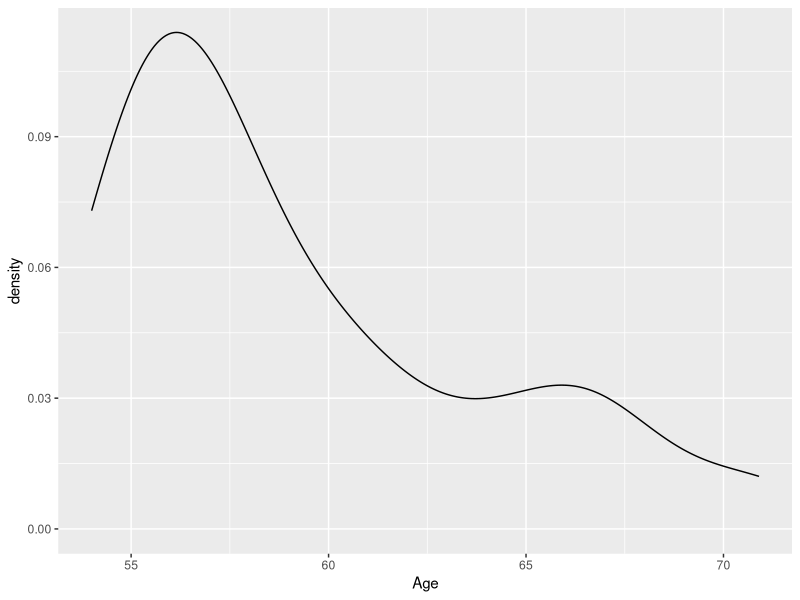
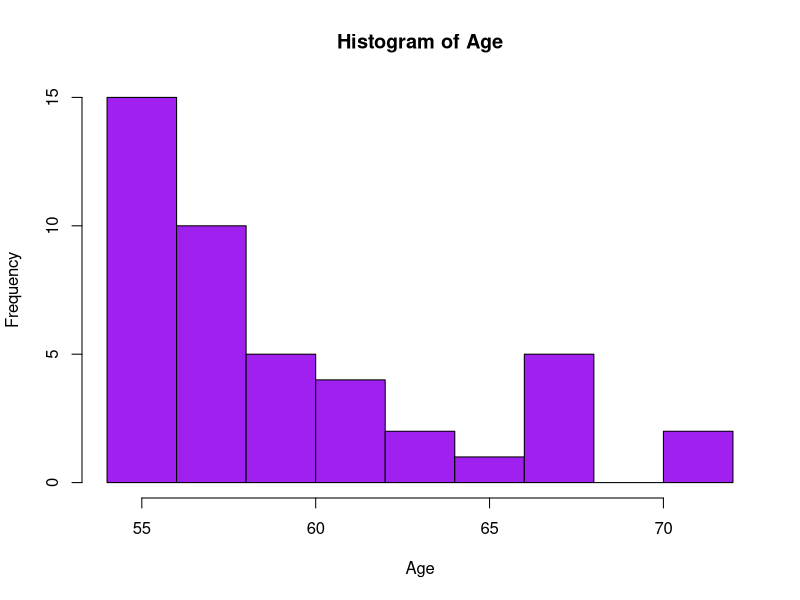

These figures' R source, in order:
library(tidyverse)
setwd("~/Desktop/D2M")
# reading in my csv file
read_csv("SterettD2M.csv")
# assigning this function as thesisdata 
thesisdata <- read_csv("SterettD2M.csv")
# looking at tibble of data
head(thesisdata)
# creating a table of age counts
table(thesisdata$Age)
# creating a table of race/ethnicity counts
table(thesisdata$Race_Ethnicity)
# creating a summary for quartiles/median/mean of participant ages
summary(thesisdata$Age)
# creating a summary for quartiles/median/mean of mean participant scores on Theory of Mind tasks
summary(thesisdata$TOM_Average)
# creating a density plot of participant ages in months
ggplot(thesisdata, aes(Age)) + geom_density()
# assigning Age as the data regarding participant ages (months)
Age <- thesisdata$Age
# making a histogram of participant ages! very exciting to see!
hist(Age, col = "purple")
# changing Age from months to years 
thesisdata <- thesisdata %>%
  mutate(
    age.bins = case_when(
      Age <= 48 ~ "<= 4 years",
      Age > 48 & Age <= 54 ~ "4-4.5 years",
      Age > 54 & Age <= 60 ~ "4.5-5 years",
      Age > 60 & Age <= 66 ~ "5-5.5 years",
      Age > 66 & Age <= 72 ~ "5.5-6 years"
    )
  )
